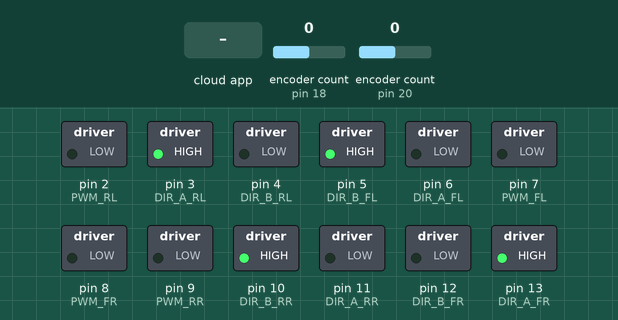
Recording of a sketch running on a simulated Arduino Uno, built with avr-gcc and run on an emulated ATmega328P. Shown: switched loads named in the sketch (green lamp = pin HIGH). The inputs (shaded band) are chosen by the test bench; at power-on: encoder count (sensors on pin 18, pin 20) 0. The ROS host is connected and sends only what is stated.

Above: at 1.2 s.
1.3 s: encoder count (sensor on pin 18) set to 1
2.8 s: encoder count (sensor on pin 20) set to 1
At 3.3 s:
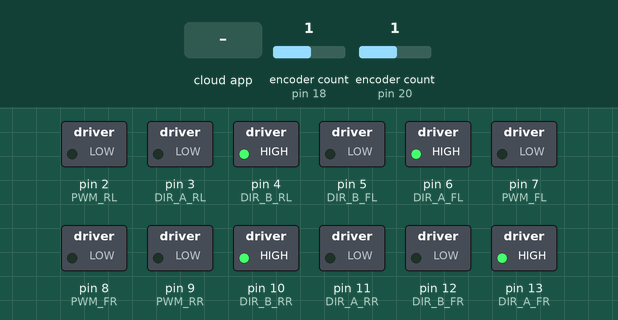
4.3 s: the phone or cloud app sets linear.x to -100
At 5.0 s:
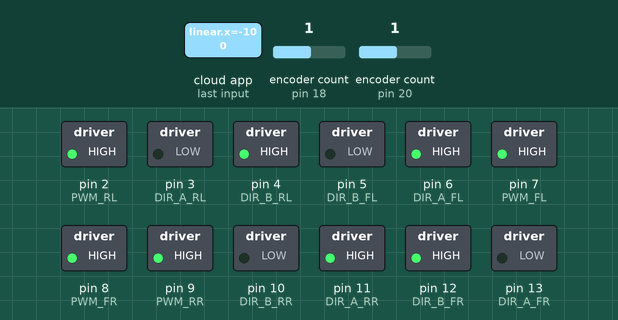
5.8 s: the phone or cloud app sets linear.x to 0
7.3 s: the phone or cloud app sets angular.z to -100
At 10.15 s:
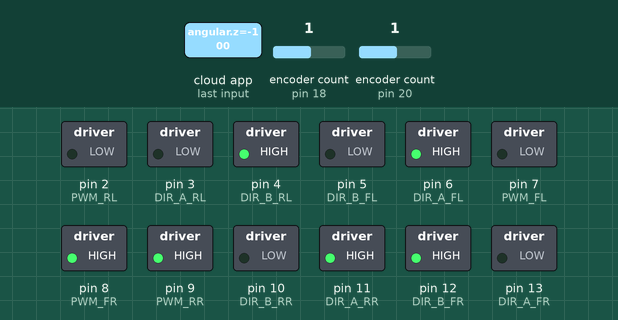
10.3 s: the phone or cloud app sets angular.z to 0
At 10.3 s:
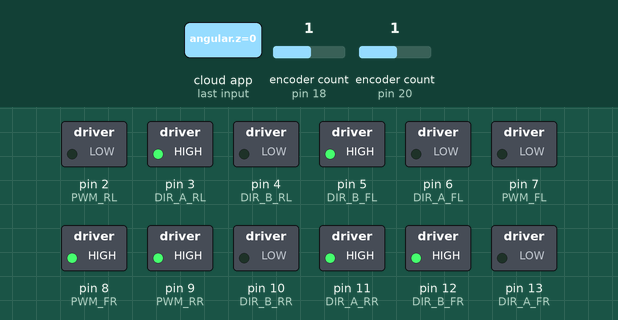
Timing chart, 0 to 12.8 s (numbered marks = the images above; inputs shaded):
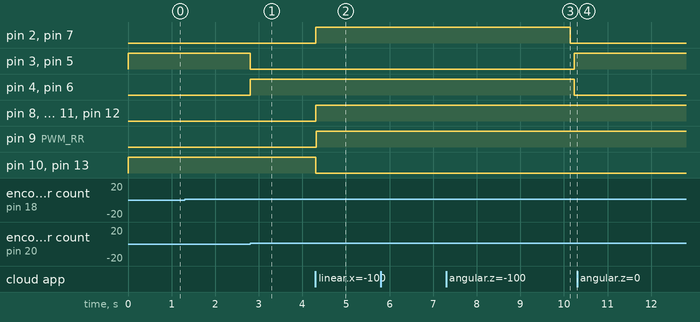

The sketch:

ChadBot.ino
```cpp
#include <ros.h>
#include <std_msgs/Float64MultiArray.h>
#include "DifferentialDriver.h"
#include "Odom.h"

DifferentialDriver diff;
ros::NodeHandle nh;
Odom odom;

void velocityCallback(const geometry_msgs::Twist &msg)
{
  diff.linear_x = msg.linear.x;
  diff.angular_z = msg.angular.z;

}

ros::Subscriber<geometry_msgs::Twist> vel_sub("cmd_vel", &velocityCallback);
std_msgs::Float64MultiArray velocities;
ros::Publisher velocities_pub("wheel_velocities", &velocities);

void setup()
{
  nh.getHardware()->setBaud(115200);
  nh.initNode();
  nh.subscribe(vel_sub);
  nh.advertise(velocities_pub);
  setupMotorDriver();
}

void loop()
{
  nh.spinOnce();
  odom.CalculateOdom(E1, E2);
  odom.PublishVelocities(velocities_pub);
  diff.CalcPWM(odom.velocity_R, odom.velocity_L);
  diff.WritePWM();
}
```

Encoders.h
```cpp
#include <Encoder.h>


//encoder pins
#define Encoder_FR_A 18
#define Encoder_FR_B 19
#define Encoder_RR_A 13
#define Encoder_RR_B 13
#define Encoder_FL_A 20
#define Encoder_FL_B 21
#define Encoder_RL_A 13
#define Encoder_RL_B 13

//and encoders
Encoder E1(Encoder_FR_A, Encoder_FR_B);
Encoder E2(Encoder_FL_A, Encoder_FL_B);
```

Odom.h
```cpp
#include <ros.h>
#include "Encoders.h"


class Odom{

public:

  //each wheel velocity
  float velocity_R = 0;
  float velocity_L = 0;

  //previous thetas
  float previous_theta_R = 0;
  float previous_theta_L = 0;


  void CalculateOdom(Encoder E1, Encoder E2);
  void PublishVelocities(ros::Publisher velocities_pub);

private:

  //wheel radius
  float wheel_radius = 0.062484;

  //length_ of distance between wheels / 2
  float length_ = 0.254;

  //times
  float current_time;
  float previous_time = micros();

  //encoder positions
  float E1_P;
  float E2_P;
  float E3_P;
  float E4_P;

  //scale for stuff
  float Scale_E1 = 12000;
  float Scale_E2 = -12000;


};
```

Odom.ino
```cpp
void Odom::CalculateOdom(Encoder E1, Encoder E2)
{
  //read the encoders
  E1_P = - E1.read();//FR
  E3_P = - E2.read();//FL

  //get current time
  current_time = micros();

  //get current angle of wheels
  float theta_R = E1_P / Scale_E1 * 2 * PI;
  float theta_L = E3_P / Scale_E2 * 2 * PI;

  //get change in time
  float dt = (current_time - previous_time) / 1000000;

  //calculate stuff
  float d_th_R = theta_R - previous_theta_R;
  float d_th_L = theta_L - previous_theta_L;
  velocity_R = d_th_R * wheel_radius / dt;
  velocity_L = d_th_L * wheel_radius / dt;

  previous_theta_R = theta_R;
  previous_theta_L = theta_L;
  previous_time = current_time;
}

void Odom::PublishVelocities(ros::Publisher velocities_pub)
{
  std_msgs::Float64MultiArray velocities;
  velocities.data_length = 2;
  float velocities_array[2];
  velocities_array[0] = velocity_R;
  velocities_array[1] = velocity_L;
  velocities.data = velocities_array;
  velocities_pub.publish(&velocities);
}
```

DifferentialDriver.h
```cpp
#include <ros.h>
#include <geometry_msgs/Twist.h>

//motor pins
#define PWM_FR 8
#define DIR_A_FR 13
#define DIR_B_FR 12

#define PWM_RR 9
#define DIR_A_RR 11
#define DIR_B_RR 10

#define PWM_FL 7
#define DIR_A_FL 6
#define DIR_B_FL 5

#define PWM_RL 2
#define DIR_A_RL 3
#define DIR_B_RL 4


void setupMotorDriver()
{
  pinMode(PWM_FR, OUTPUT);
  pinMode(DIR_A_FR, OUTPUT);
  pinMode(DIR_B_FR, OUTPUT);

  pinMode(PWM_RR, OUTPUT);
  pinMode(DIR_A_RR, OUTPUT);
  pinMode(DIR_B_RR, OUTPUT);

  pinMode(PWM_FL, OUTPUT);
  pinMode(DIR_A_FL, OUTPUT);
  pinMode(DIR_B_FL, OUTPUT);

  pinMode(PWM_RL, OUTPUT);
  pinMode(DIR_A_RL, OUTPUT);
  pinMode(DIR_B_RL, OUTPUT);
}


class DifferentialDriver {

  public:


    //variables to take the inputs of the stuff
    double linear_x = 0;
    double angular_z = 0;

    //calculcate PWM
    void CalcPWM(double velocity_R, double velocity_L);

    //write PWM outputs
    void WritePWM();


  private:

    float previous_time = micros();
    float current_time;
    //define left and right wheel pwm signals
    double PWM_Left;
    double PWM_Right;

    //and directions
    int DIR_A_FL_D = 0;
    int DIR_B_FL_D = 0;
    int DIR_A_FR_D = 0;
    int DIR_B_FR_D = 0;
    int DIR_A_RL_D = 0;
    int DIR_B_RL_D = 0;
    int DIR_A_RR_D = 0;
    int DIR_B_RR_D = 0;

    //define velocity_left
    double velocity_left;

    //and right
    double velocity_right;

    //actual velocity left
    double actual_left;

    //and right
    double actual_right;

    //define wheel radius
    double wheel_radius = 0.062484;

    //define wheel base
    double length_ = 0.254;

    //PID stuff
    double kpL = 200;
    double kpR = 200;

    double kiL = 3000;
    double kiR = 3000;

    double kdL = 10;
    double kdR = 10;

    double error_left = 0;
    double error_right = 0;

    double last_error_left = 0;
    double last_error_right = 0;

    double integral_left = 0;
    double integral_right = 0;

    double derivative_left = 0;
    double derivative_right = 0;

};
```

DifferentialDriver.ino
```cpp
void DifferentialDriver::CalcPWM(double velocity_R, double velocity_L)
{
  //calculate desired velocity
  velocity_right = (linear_x + angular_z / 2 );
  velocity_left = (linear_x - angular_z / 2 );
  current_time = micros();
  float dt = (current_time - previous_time) / 1000000;

  //average the velocities
  actual_left = velocity_L;
  actual_right = velocity_R;

  //calculate error
  error_left = velocity_left - actual_left;
  error_right = velocity_right - actual_right;

  //calculate integral
  integral_left += error_left * dt;
  integral_right += error_right * dt;

  //calculate derivative
  derivative_left = (error_left - last_error_left) / dt;
  derivative_right = (error_right - last_error_right) / dt;

  previous_time = current_time;

  //set last error
  last_error_left = error_left;
  last_error_right = error_right;

  //calculate output
  PWM_Left = kpL * error_left + kiL * integral_left + kdL * derivative_left;
  PWM_Right = kpR * error_right + kiR * integral_right + kdR * derivative_right;

  //set directions
  if (PWM_Left >= 0)
  {
    DIR_A_FL_D = 0;
    DIR_B_FL_D = 1;
    DIR_A_RL_D = 1;
    DIR_B_RL_D = 0;
  }

  if (PWM_Right >= 0)
  {
    DIR_A_FR_D = 1;
    DIR_B_FR_D = 0;
    DIR_A_RR_D = 0;
    DIR_B_RR_D = 1;
  }

  if (PWM_Left < 0)
  {
    PWM_Left = -PWM_Left;
    DIR_A_FL_D = 1;
    DIR_B_FL_D = 0;
    DIR_A_RL_D = 0;
    DIR_B_RL_D = 1;
  }

  if (PWM_Right < 0)
  {
    PWM_Right = -PWM_Right;
    DIR_A_FR_D = 0;
    DIR_B_FR_D = 1;
    DIR_A_RR_D = 1;
    DIR_B_RR_D = 0;
  }

  //keep within bounds
  if(PWM_Left > 255)
  {
    PWM_Left = 255;
  }

  if(PWM_Right > 255)
  {
    PWM_Right = 255;
  }


}


void DifferentialDriver::WritePWM()
{
  digitalWrite(DIR_A_FR, DIR_A_FR_D);
  digitalWrite(DIR_B_FR, DIR_B_FR_D);
  analogWrite(PWM_FR, PWM_Right);

  digitalWrite(DIR_A_RR, DIR_A_RR_D);
  digitalWrite(DIR_B_RR, DIR_B_RR_D);
  analogWrite(PWM_RR, PWM_Right);

  digitalWrite(DIR_A_FL, DIR_A_FL_D);
  digitalWrite(DIR_B_FL, DIR_B_FL_D);
  analogWrite(PWM_FL, PWM_Left);

  digitalWrite(DIR_A_RL, DIR_A_RL_D);
  digitalWrite(DIR_B_RL, DIR_B_RL_D);
  analogWrite(PWM_RL, PWM_Left);

}
```

Measured:
- after the input at 2.8 s, pin 3 (DIR_A_RL), pin 5 (DIR_B_FL): HIGH → LOW at once; pin 4 (DIR_B_RL), pin 6 (DIR_A_FL): LOW → HIGH at once
- after the input at 4.3 s, pin 2 (PWM_RL), pin 7 (PWM_FL), pin 8 (PWM_FR), pin 9 (PWM_RR), pin 11 (DIR_A_RR), pin 12 (DIR_B_FR): LOW → HIGH at once; pin 10 (DIR_B_RR), pin 13 (DIR_A_FR): HIGH → LOW at once
- after the input at 7.3 s, pin 2 (PWM_RL), pin 7 (PWM_FL): HIGH → LOW after 2.8 s; pin 3 (DIR_A_RL), pin 5 (DIR_B_FL): LOW → HIGH after 2.9 s; pin 4 (DIR_B_RL), pin 6 (DIR_A_FL): HIGH → LOW after 2.9 s
- after the input at 10.3 s, pin 2 (PWM_RL), pin 7 (PWM_FL): stays LOW (without the input it goes to HIGH after 0.02 s)
